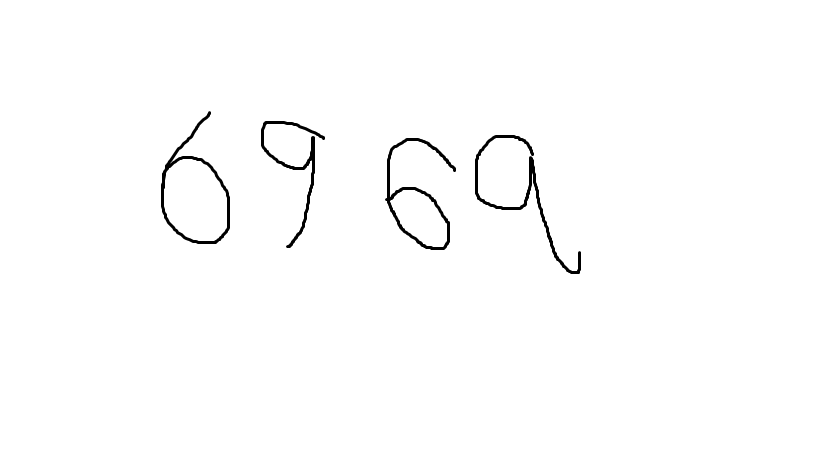
#> input picture Task2_Segmentation/my_number.png, 819 x 460 px, given in place of my_number.jpg, which was not available
$ python demo_segment.py --image my_number.jpg --threshold adaptive
#> lines starting #> are read from the running program, lines starting #| are printed output that depends on the picture; after the words box and inside, x2 and y2 are one past the last pixel; in counts of white or black regions, pixels touching at a corner belong together
#> in main, image is the input picture: shape (460, 819, 3); min 0, max 255, mean 252.3
### Task2_Segmentation/segmentation.py
"""
segmentation.py  -  TASK 2: IMAGE SEGMENTATION
==============================================
Takes ONE image of a handwritten number (e.g. "4071") and cuts it into
separate images of each digit ("4", "0", "7", "1"), in left-to-right order,
each resized to the 28 x 28 MNIST format so the Task 3 model can read it.

    full number image  -->  [ prepare ]  -->  [ find digits ]  -->  [ clean up ]
                                                                         |
          28x28 digit images (left to right)  <--  [ MNIST format ]  <---+

FOUR TECHNIQUES ARE IMPLEMENTED SO THEY CAN BE COMPARED (the brief asks for this):

  1. "projection"            Vertical projection profile. Count the ink in
                             every column; empty columns are gaps between digits.
  2. "connected_components"  Connected-component labelling. Every group of
                             touching ink pixels is one "blob" = one digit.
  3. "contours"              Contour detection. Trace the outline of each
                             shape and take its bounding rectangle.
  4. "hybrid"  (SELECTED)    Connected components + three repair steps:
                             - merge pieces of a broken digit (e.g. a "5" whose
                               top bar is not joined) and drop stray marks,
                             - remove noise (tiny dots/specks),
                             - split blobs that are too wide (digits that touch).

Run  compare_methods.py  to measure how well each one works.

QUICK USE
    import cv2
    from segmentation import segment_number
    img = cv2.imread("my_number.png")
    digits = segment_number(img, method="hybrid")
    for d in digits:
        print(d.box)           # where the digit is: (x, y, width, height)
        d.digit28              # 28x28 uint8 image, ready for the Task 3 model
"""

from dataclasses import dataclass, field

import cv2
import numpy as np

# --------------------------------------------------------------------------
# Settings (tuning knobs). Changing these changes how the "hybrid" method
# behaves. They are collected here so the GUI can later let the user edit them.
# --------------------------------------------------------------------------
MIN_INK_ABS = 6        # blobs with fewer ink pixels than this are noise
MIN_INK_REL = 0.10     # ... or with less than 10% of the biggest blob's ink
DUST_REL = 0.06        # first clean-up pass: specks under 6% of the biggest blob
MERGE_X_OVERLAP = 0.70 # merge two blobs if they overlap horizontally this much
MERGE_Y_OVERLAP = 0.50 # ... and do NOT overlap vertically more than this
SPLIT_RATIO = 1.20     # a blob wider than 1.2 x its height is probably 2+ digits
DIGIT_ASPECT = 0.70    # a typical digit is about 0.7 x as wide as it is tall
FRAGMENT_HEIGHT = 0.45 # a piece shorter than 45% of a digit's height is a fragment
FRAGMENT_REACH = 0.35  # glue a fragment on if it is this close (x digit height)
FRAGMENT_MIN_INK = 0.12 # ... and has at least 12% of a normal digit's ink


# ==========================================================================
# 0. DATA STRUCTURE FOR ONE FOUND DIGIT
# ==========================================================================
@dataclass
class Segment:
    """One piece cut out of the number image (hopefully exactly one digit).

    box  : (x, y, w, h) position in the full image. x,y = top-left corner.
    mask : the ink pixels inside that box (uint8 image, ink = 255, rest = 0).
    """

    box: tuple
    mask: np.ndarray
    _digit28: np.ndarray = field(default=None, repr=False)

    @property
    def ink(self):
        """How many ink pixels this segment has (a measure of its 'size')."""
        return int(np.count_nonzero(self.mask))

    @property
    def digit28(self):
        """The segment converted to MNIST format (28 x 28). Computed once."""
        if self._digit28 is None:
            self._digit28 = to_mnist_format(self.mask)
        return self._digit28


# ==========================================================================
# 1. PREPARE THE IMAGE  (turn any picture into a clean black/white image)
# ==========================================================================
def prepare_binary(image, threshold="otsu"):
    """Convert any input image into a BINARY image: ink = 255 (white),
    background = 0 (black) - the same style as MNIST.

    NOTE: this is the *minimum* preprocessing segmentation needs. If your
    Task 1 teammate has a better preprocessing function, you can call theirs
    first and pass the result in here.

    Args:
        image:     grayscale (H x W) or colour (H x W x 3, BGR) image.
        threshold: "otsu"     - one threshold for the whole image, chosen
                                automatically (good for clean scans/MNIST).
                   "adaptive" - a different threshold for each small area
                                (better for phone photos with shadows).
    """
#> called with threshold = 'adaptive'
    # (a) Colour -> grayscale. We only need brightness, not colour.
    if image.ndim == 3:
        gray = cv2.cvtColor(image, cv2.COLOR_BGR2GRAY)
    else:
        gray = image.copy()

    # (b) Make sure the ink is WHITE on BLACK, like MNIST.
    #     Most of an image is background, so the median pixel tells us
    #     the background colour. Bright background = paper -> invert it.
    if np.median(gray) > 127:
        gray = 255 - gray
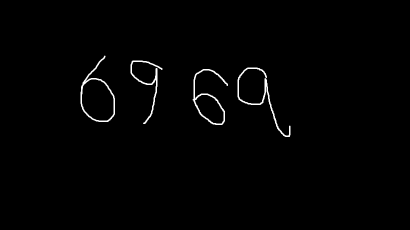
#> gray: shape (460, 819) (shown at 1/2 size); min 0, max 255, mean 2.7

    # (c) Small blur to smooth away pixel noise before thresholding.
    gray = cv2.GaussianBlur(gray, (3, 3), 0)

    # (d) Thresholding: every pixel becomes either 0 or 255.
    if threshold == "adaptive":
        block = max(15, (min(gray.shape) // 4) | 1)  # odd window size
        binary = cv2.adaptiveThreshold(
            gray, 255, cv2.ADAPTIVE_THRESH_GAUSSIAN_C, cv2.THRESH_BINARY, block, -10
        )
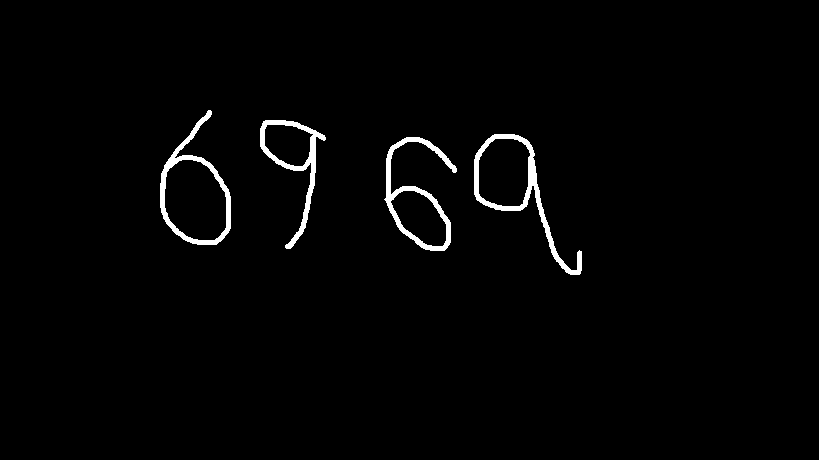
#> binary: shape (460, 819); 1.7% white; 4 white regions, box (x1, y1, x2, y2) and area: (474, 134, 582, 275) 1807, (384, 137, 457, 251) 1601, (160, 110, 231, 245) 1567, (260, 120, 326, 249) 1377
    else:
        _, binary = cv2.threshold(gray, 0, 255, cv2.THRESH_BINARY + cv2.THRESH_OTSU)
    return binary


# ==========================================================================
# 2. TECHNIQUE A: VERTICAL PROJECTION PROFILE
# ==========================================================================
# [27 lines left out: function segment_projection, not called in this run]


# ==========================================================================
# 3. TECHNIQUE B: CONNECTED COMPONENT LABELLING
# ==========================================================================
def segment_connected_components(binary):
    """Give every group of connected ink pixels its own label (blob).

    "Connected" means pixels touch, including diagonally (8-connectivity).
    One blob is usually one digit. Unlike projection, digits that overlap
    horizontally (but don't touch) are still separated, and each crop holds
    ONLY that blob's pixels - no bits of the neighbouring digit.
    """
    n, labels, stats, _ = cv2.connectedComponentsWithStats(binary, connectivity=8)
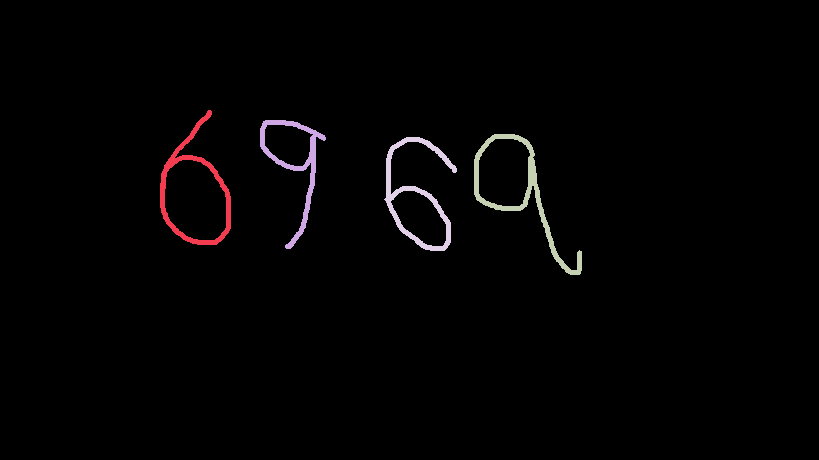
#> labels: shape (460, 819) int32; 5 distinct labels, from 0 to 4; one colour per label, 0 black
#> n = 5; stats = [[0, 0, 819, 460, 370388], [160, 110, 71, 135, 1567], [260, 120, 66, 129, 1377], [474, 134, 108, 141, 1807], [384, 137, 73, 114, 1601]]
    segments = []
    for i in range(1, n):  # label 0 is the background, so skip it
        x, y, w, h, _area = stats[i]
        mask = np.where(labels[y:y + h, x:x + w] == i, 255, 0).astype(np.uint8)
        segments.append(Segment((int(x), int(y), int(w), int(h)), mask))
#> this loop made 4 passes
#> (x, y, w, h) on passes 1 to 4: (160, 110, 71, 135), (260, 120, 66, 129), (474, 134, 108, 141), (384, 137, 73, 114)
#> pass 1, in segment_connected_components, `mask = np.where(labels[y:y + h, x:x + w] == i, 255, 0).astype(np.uint8)`:
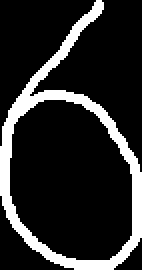
#> mask: shape (135, 71) (shown 2 times larger); 16.3% white; 1 white region, box (x1, y1, x2, y2) and area: (0, 0, 71, 135) 1567
#> pass 2, in segment_connected_components, `mask = np.where(labels[y:y + h, x:x + w] == i, 255, 0).astype(np.uint8)`:
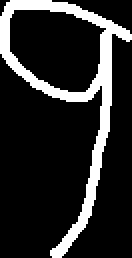
#> mask: shape (129, 66) (shown 2 times larger); 16.2% white; 1 white region, box (x1, y1, x2, y2) and area: (0, 0, 66, 129) 1377
#> pass 3, in segment_connected_components, `mask = np.where(labels[y:y + h, x:x + w] == i, 255, 0).astype(np.uint8)`:
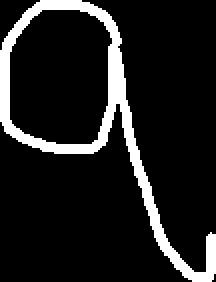
#> mask: shape (141, 108) (shown 2 times larger); 11.9% white; 1 white region, box (x1, y1, x2, y2) and area: (0, 0, 108, 141) 1807
#> after the loop, segments = 4 items
    return segments


# ==========================================================================
# 4. TECHNIQUE C: CONTOUR DETECTION
# ==========================================================================
# [13 lines left out: function segment_contours, not called in this run]


# ==========================================================================
# 5. TECHNIQUE D (SELECTED): HYBRID = CONNECTED COMPONENTS + REPAIRS
# ==========================================================================
def _overlap(a0, a1, b0, b1):
    """Length of the overlap between ranges [a0,a1) and [b0,b1)."""
    return max(0, min(a1, b1) - max(a0, b0))


# [12 lines left out: function _combine, not called in this run]


def remove_noise(segments, min_abs=MIN_INK_ABS, min_rel=MIN_INK_REL):
    """Throw away blobs that are far too small to be a digit (dust, specks)."""
    if not segments:
        return segments
    biggest = max(s.ink for s in segments)
    limit = max(min_abs, min_rel * biggest)
    return [s for s in segments if s.ink >= limit]


def _typical_height(segments):
    """Typical digit height = median height of the 'big' blobs (ignoring specks)."""
    biggest = max(s.ink for s in segments)
    return float(np.median([s.box[3] for s in segments if s.ink >= 0.3 * biggest]))


def merge_broken_pieces(segments, x_overlap=MERGE_X_OVERLAP, y_overlap=MERGE_Y_OVERLAP):
    """Join blobs that sit ABOVE/BELOW each other in the same column.

    Example: a "5" written with its top bar not touching the body gives two
    blobs, one on top of the other. Two different digits sit SIDE BY SIDE,
    so they overlap a lot vertically - they are not merged.
    Extra safety rules (so that specks of dust are not chained together):
      * the two pieces must be vertically close (gap <= 30% of a digit height)
      * at least one of them must be a big part of a digit (>= 45% of its height)
    """
    if len(segments) < 2:
        return list(segments)
    ref_h = _typical_height(segments)
    segs = list(segments)
    merged = True
    while merged:  # keep going until nothing more can be merged
        merged = False
        for i in range(len(segs)):
            for j in range(i + 1, len(segs)):
                ax, ay, aw, ah = segs[i].box
                bx, by, bw, bh = segs[j].box
                horiz = _overlap(ax, ax + aw, bx, bx + bw) / min(aw, bw)
                vert = _overlap(ay, ay + ah, by, by + bh) / min(ah, bh)
                gap = max(0, max(ay, by) - min(ay + ah, by + bh))
                big_enough = max(ah, bh) >= 0.45 * ref_h
                if (horiz >= x_overlap and vert <= y_overlap
                        and gap <= 0.3 * ref_h and big_enough):
                    segs[i] = _combine(segs[i], segs[j])
                    del segs[j]
                    merged = True
                    break
            if merged:
                break
    return segs


def attach_fragments(segments, small=FRAGMENT_HEIGHT, reach=FRAGMENT_REACH,
                     min_ink=FRAGMENT_MIN_INK):
    """Deal with small, short pieces (much shorter than a normal digit).

    A real digit is never only a few pixels tall, so a short piece is either
    a detached stroke of a nearby digit (e.g. the top bar of a "5" that sits
    slightly to the right) or a dot of noise.
      - if it is close to a digit AND has a reasonable amount of ink,
        glue it onto that digit;
      - if it is far from everything, throw it away as noise.
    """
    if len(segments) < 2:
        return segments
    ref_h = _typical_height(segments)
    median_ink = float(np.median([s.ink for s in segments if s.box[3] >= small * ref_h] or [1]))

    def is_fragment(s):
        return s.box[3] < small * ref_h

    # [6 lines left out: function distance, not called in this run]

    digits = [s for s in segments if not is_fragment(s)]
    if not digits:
        return segments
    for frag in [s for s in segments if is_fragment(s)]:
        nearest = min(range(len(digits)), key=lambda i: distance(frag, digits[i]))
        big_enough = frag.ink >= min_ink * median_ink  # a real stroke, not a speck
        if big_enough and distance(frag, digits[nearest]) <= reach * ref_h:
            digits[nearest] = _combine(digits[nearest], frag)
        # else: too far from any digit -> noise, simply not kept
    return digits


# [31 lines left out: function _find_cut_path, not called in this run]


def split_touching(segments, ratio=SPLIT_RATIO, aspect=DIGIT_ASPECT):
    """Cut blobs that are too wide to be one digit (two digits touching).

    1. A digit is normally taller than it is wide. If a blob is more than
       `ratio` x as wide as the typical digit height, it probably holds 2+ digits.
    2. Guess how many: n = width / (typical digit width).
    3. Near each expected cut position, find the cheapest cutting path through
       the blob (see _find_cut_path) and separate the pixels along it.
    """
    if not segments:
        return segments
    ref_h = float(np.median([s.box[3] for s in segments]))  # typical height

    result = []
    for s in segments:
        x, y, w, h = s.box
        height = max(h, ref_h)
        if w <= ratio * height:
            result.append(s)  # normal width - keep as is
            continue

        n = max(2, int(round(w / (aspect * height))))  # how many digits inside
        paths = [np.zeros(h, int)]                      # left edge of the blob
        for k in range(1, n):
            expected = k * w / n
            lo = int(max(1, expected - 0.3 * w / n))
            hi = int(min(w - 2, expected + 0.3 * w / n))
            if hi > lo:
                paths.append(_find_cut_path(s.mask, lo, hi))
        paths.append(np.full(h, w))                     # right edge of the blob

        cols = np.arange(w)[None, :]
        for left, right in zip(paths[:-1], paths[1:]):
            keep = (cols >= left[:, None]) & (cols < right[:, None])
            part = np.where(keep, s.mask, 0).astype(np.uint8)
            ys, xs = np.nonzero(part)
            if len(xs) == 0:
                continue
            part = part[ys.min():ys.max() + 1, xs.min():xs.max() + 1]
            result.append(Segment((x + int(xs.min()), y + int(ys.min()),
                                   part.shape[1], part.shape[0]), part.copy()))
    return result


def segment_hybrid(binary):
    """The SELECTED technique: connected components + repair steps."""
    segs = segment_connected_components(binary)
#> segs = 4 items
#> (the rest of the program and of its run is left out)
